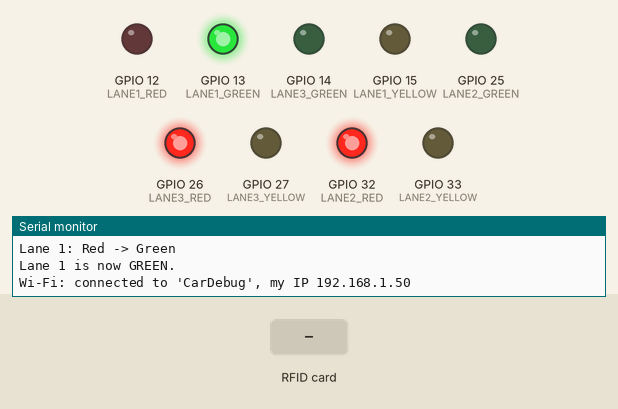
Simulated run of this sketch. Board: ESP32. Shown: output pins drawn as LEDs (lit = HIGH), the last lines printed to the serial monitor. The test bench sets the inputs (shaded band). WiFi joins after 1.5 s; servers stay silent unless stated.

Above: at 2.3 s.
2.4 s: RFID card 12 34 56 78 held to the reader
3.9 s: RFID card DE D2 47 06 held to the reader
At 5.1 s:
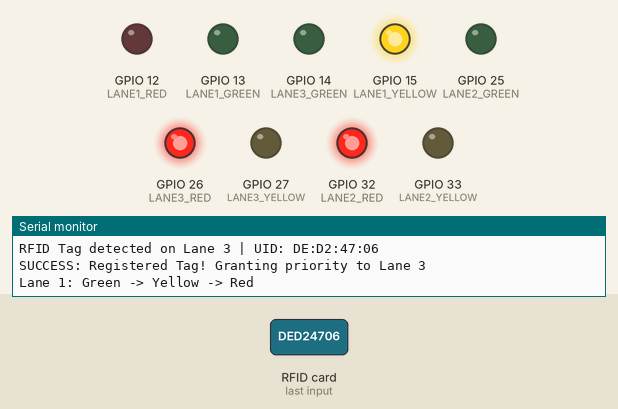
5.4 s: RFID card D1 60 3E 06 held to the reader
At 9.6 s:
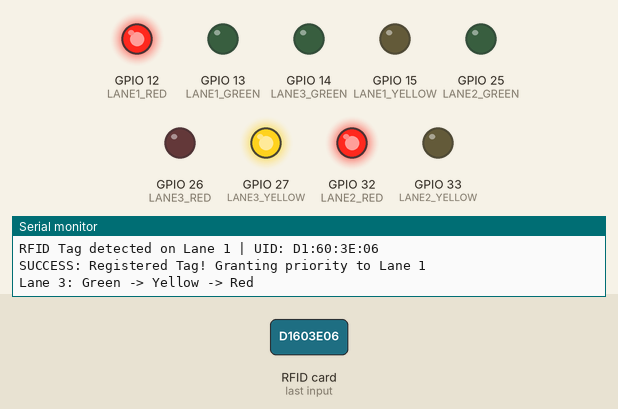
At 47.7 s:
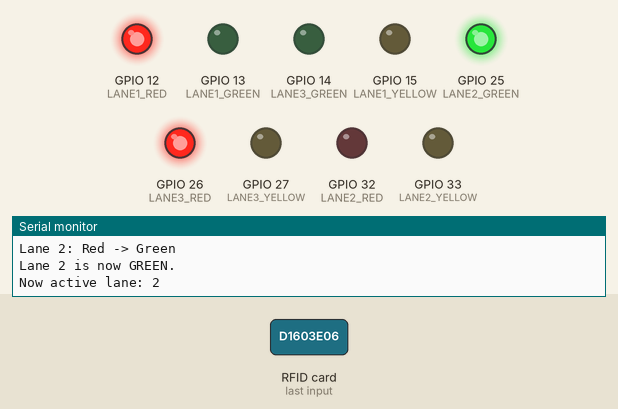
Timing chart, 0 to 48.0 s (numbered marks = the images above; inputs shaded):
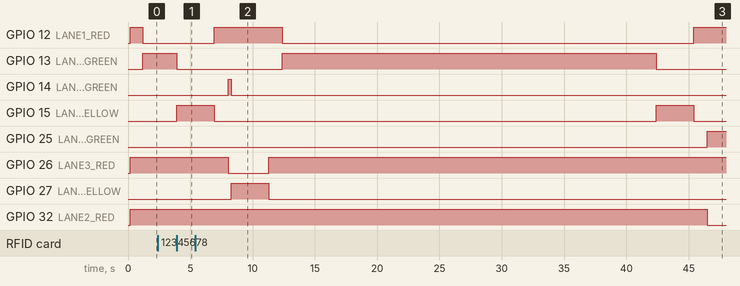

The sketch:

traffic_controller_node.ino
```cpp
#include <MFRC522.h>
#include <SPI.h>
#include <WiFi.h>
#include <WiFiUdp.h>

// ---------------------------------------------------------------------------
// Link to the ESP32-CAM (it runs the SoftAP "CarDebug")
// UDP_PORT must match the camera sketch.
// ---------------------------------------------------------------------------
const char *CAMERA_SSID = "CarDebug";
const char *CAMERA_PASSWORD = "12345678";
const IPAddress CAMERA_IP(192, 168, 4, 1);
const uint16_t UDP_PORT = 4210;

const unsigned long HEARTBEAT_INTERVAL_MS = 500;  // controller -> camera "I'm alive"
const unsigned long LINK_TIMEOUT_MS = 8000;       // no camera packet for this long = link lost
                                                   // NOTE: must be > the ESP32-CAM inference cycle time
                                                   // (DSP + classification can take 2-5 s per frame)

// ---------------------------------------------------------------------------
// Traffic policy
// ---------------------------------------------------------------------------
const unsigned long LANE_SWITCH_INTERVAL = 30000; // TIME mode: seconds per lane
const unsigned long MIN_GREEN_MS = 10000;         // CAMERA mode: a lane keeps green at least this long
const unsigned long MAX_GREEN_MS = 60000;         // CAMERA mode: after this, give a waiting lane a turn (0 = off)

// --- Shared SPI Pins ---
#define SPI_SCK 18
#define SPI_MOSI 23
#define SPI_MISO 19

// --- SHARED RFID Reset ---
// Wire the RST pin of ALL THREE readers to pin 22
#define SHARED_RFID_RST 22

// --- RFID Readers per Lane ---
// Lane 1
#define RFID1_SS 4
MFRC522 mfrc522_1(RFID1_SS, SHARED_RFID_RST);

// Lane 2 (SS on pin 21)
#define RFID2_SS 21
MFRC522 mfrc522_2(RFID2_SS, SHARED_RFID_RST);

// Lane 3
#define RFID3_SS 2
MFRC522 mfrc522_3(RFID3_SS, SHARED_RFID_RST);

// Array of pointers for easy iteration
MFRC522 *rfidReaders[3] = {&mfrc522_1, &mfrc522_2, &mfrc522_3};
const int laneForReader[3] = {1, 2, 3}; // lane number for each reader

// --- Traffic Light Pins (unchanged) ---
#define LANE2_RED 32
#define LANE2_YELLOW 33
#define LANE2_GREEN 25
#define LANE3_RED 26
#define LANE3_YELLOW 27
#define LANE3_GREEN 14
#define LANE1_RED 12
#define LANE1_YELLOW 15
#define LANE1_GREEN 13

const int totalLanes = 3;
volatile int activeLane = 1; // currently green lane (read by the comms task)

unsigned long lastLaneSwitchTime = 0;

// List of authorized UIDs (only these 3 tags are recognized)
byte authorizedUIDs[][4] = {
    {0xDE, 0xD2, 0x47, 0x06}, // Tag 1
    {0xD1, 0x60, 0x3E, 0x06}, // Tag 2
    {0x87, 0x5D, 0x42, 0x06}  // Tag 3
};
int numAuthorizedTags = 3; // How many tags are registered

// ---------------------------------------------------------------------------
// State received from the camera. Written by the comms task, read by loop().
// ---------------------------------------------------------------------------
struct CamState {
  bool everRx;          // have we ever received a camera packet
  bool modeKnown;       // have we received a mode yet
  bool cameraMode;      // true = CAMERA control, false = TIME control (set on the camera web page)
  uint8_t counts[3];    // debounced vehicle count for lane 1..3
  uint32_t seq;
  uint32_t lastRxMs;
};
static CamState g_cam = {false, false, true, {0, 0, 0}, 0, 0};
static portMUX_TYPE g_mux = portMUX_INITIALIZER_UNLOCKED;
static volatile bool g_effectiveCamera = false; // what the controller is really doing (sent in heartbeat)

// ---------------------------------------------------------------------------
// Thread-safe log queue: commTask (Core 0) enqueues, loop() (Core 1) drains.
// Lock-free single-producer / single-consumer ring buffer — no mutex needed.
// ---------------------------------------------------------------------------
#define LOG_Q_SLOTS  10
#define LOG_Q_MSGLEN 96
static char     g_logQ[LOG_Q_SLOTS][LOG_Q_MSGLEN];
static volatile uint8_t g_logQW = 0;  // write index, updated only by commTask
static volatile uint8_t g_logQR = 0;  // read  index, updated only by loop()

static void qLog(const char *msg) {
  uint8_t next = (g_logQW + 1) % LOG_Q_SLOTS;
  if (next == g_logQR) return;           // queue full — drop silently
  strlcpy(g_logQ[g_logQW], msg, LOG_Q_MSGLEN);
  g_logQW = next;                        // publish (atomic byte write on ESP32)
}

static void qLogf(const char *fmt, ...) {
  char buf[LOG_Q_MSGLEN];
  va_list ap; va_start(ap, fmt); vsnprintf(buf, sizeof(buf), fmt, ap); va_end(ap);
  qLog(buf);
}

static void drainLog() {               // call ONLY from loop() / Core 1
  while (g_logQR != g_logQW) {
    Serial.println(g_logQ[g_logQR]);
    g_logQR = (g_logQR + 1) % LOG_Q_SLOTS;
  }
}

// --- Function Prototypes ---
void setLights(int lane, bool red, bool yellow, bool green);
void switchToLane(int newActiveLane);
void performRedToGreenTransition(int targetLane);
void performGreenToRedTransition(int currentLane);
bool isTagRegistered(MFRC522 &reader);
void printUIDToSerial(MFRC522 &reader);
void runTrafficLogic();
void handleRfid();

// ===========================================================================
// COMMS TASK  (runs on its own core/task, so the blocking light delays in
// loop() can never stall the Wi-Fi link or the heartbeat)
// ===========================================================================
static WiFiUDP udp;
static bool udpUp = false;
static bool wifiWasUp = false;
static uint32_t lastWifiTry = 0;
static uint32_t lastHeartbeat = 0;

static void parseCamPacket(const char *buf) {
  // Format: CAM,<seq>,<C|T>,<lane1>,<lane2>,<lane3>
  unsigned seq = 0;
  char m = 'C';
  int a = 0, b = 0, c = 0;
  if (sscanf(buf, "CAM,%u,%c,%d,%d,%d", &seq, &m, &a, &b, &c) != 5) return;

  bool newMode = (m == 'C');
  bool first, changed;
  portENTER_CRITICAL(&g_mux);
  first = !g_cam.modeKnown;
  changed = g_cam.modeKnown && (g_cam.cameraMode != newMode);
  g_cam.cameraMode = newMode;
  g_cam.modeKnown = true;
  g_cam.counts[0] = (uint8_t)constrain(a, 0, 255);
  g_cam.counts[1] = (uint8_t)constrain(b, 0, 255);
  g_cam.counts[2] = (uint8_t)constrain(c, 0, 255);
  g_cam.seq = seq;
  g_cam.lastRxMs = millis();
  g_cam.everRx = true;
  portEXIT_CRITICAL(&g_mux);

  if (changed) {
    qLogf("*** MODE CHANGED: %s -> %s (set on camera web page) ***",
          newMode ? "TIME" : "CAMERA", newMode ? "CAMERA" : "TIME");
  } else if (first) {
    qLogf("Camera reports control mode: %s", newMode ? "CAMERA" : "TIME");
  }
}

static void commTask(void *) {
  for (;;) {
    uint32_t now = millis();
    if (WiFi.status() == WL_CONNECTED) {
      if (!wifiWasUp) {
        wifiWasUp = true;
        qLogf("Wi-Fi: connected to '%s', my IP %s", CAMERA_SSID,
              WiFi.localIP().toString().c_str());
      }
      if (!udpUp) {
        udp.begin(UDP_PORT);
        udpUp = true;
      }

      // receive: drain everything that arrived
      int guard = 0;
      while (udp.parsePacket() > 0 && guard++ < 16) {
        char buf[64];
        int n = udp.read(buf, sizeof(buf) - 1);
        if (n > 0) {
          buf[n] = 0;
          parseCamPacket(buf);
        }
      }

      // send heartbeat: "HB,<green lane>,<C|T>"
      if (now - lastHeartbeat >= HEARTBEAT_INTERVAL_MS) {
        lastHeartbeat = now;
        char msg[24];
        snprintf(msg, sizeof(msg), "HB,%d,%c", (int)activeLane, g_effectiveCamera ? 'C' : 'T');
        udp.beginPacket(CAMERA_IP, UDP_PORT);
        udp.print(msg);
        udp.endPacket();
      }
    } else {
      if (wifiWasUp) {
        wifiWasUp = false;
        qLog("Wi-Fi: lost connection to camera AP");
      }
      if (udpUp) {
        udp.stop();
        udpUp = false;
      }
      if (now - lastWifiTry >= 5000) {
        lastWifiTry = now;
        qLog("Wi-Fi: (re)connecting to camera AP...");
        WiFi.disconnect();
        WiFi.begin(CAMERA_SSID, CAMERA_PASSWORD);
      }
    }
    vTaskDelay(pdMS_TO_TICKS(20));
  }
}

// --- Setup ---
void setup() {
  Serial.begin(115200);

  // Wi-Fi: start connecting, but don't block the lights waiting for it
  WiFi.mode(WIFI_STA);
  WiFi.setSleep(false);
  WiFi.setAutoReconnect(true);
  WiFi.begin(CAMERA_SSID, CAMERA_PASSWORD);
  lastWifiTry = millis();
  xTaskCreatePinnedToCore(commTask, "comm", 6144, nullptr, 1, nullptr, 0);

  // Init LED pins
  pinMode(LANE1_RED, OUTPUT);
  pinMode(LANE1_YELLOW, OUTPUT);
  pinMode(LANE1_GREEN, OUTPUT);
  pinMode(LANE2_RED, OUTPUT);
  pinMode(LANE2_YELLOW, OUTPUT);
  pinMode(LANE2_GREEN, OUTPUT);
  pinMode(LANE3_RED, OUTPUT);
  pinMode(LANE3_YELLOW, OUTPUT);
  pinMode(LANE3_GREEN, OUTPUT);

  // SPI bus (shared)
  SPI.begin(SPI_SCK, SPI_MISO, SPI_MOSI, -1); // -1 for default SS not used here

  // Initialize all three RFID readers
  for (int i = 0; i < 3; i++) {
    rfidReaders[i]->PCD_Init();
    delay(10);
  }
  Serial.println("3 RFID Readers initialized successfully.");

  // Start with all red
  setLights(1, true, false, false);
  setLights(2, true, false, false);
  setLights(3, true, false, false);

  // Set initial state to Lane 1 green
  activeLane = 1;
  performRedToGreenTransition(1);
  lastLaneSwitchTime = millis();
}

// --- Main Loop ---
void loop() {
  drainLog();           // flush any messages queued by commTask (thread-safe)
  runTrafficLogic();
  handleRfid();
  delay(50);
}

// ===========================================================================
// TRAFFIC LOGIC  (camera mode / time mode / automatic fallback)
// ===========================================================================
void runTrafficLogic() {
  static bool prevLinkUp = false;
  static bool prevUseCamera = false;
  static uint8_t prevCounts[3] = {255, 255, 255};

  CamState cs;
  portENTER_CRITICAL(&g_mux);
  cs = g_cam;
  portEXIT_CRITICAL(&g_mux);

  // (millis() is read AFTER the snapshot so lastRxMs can never be "in the future")
  bool linkUp = cs.everRx && (millis() - cs.lastRxMs) < LINK_TIMEOUT_MS;
  if (linkUp != prevLinkUp) {
    prevLinkUp = linkUp;
    Serial.println(linkUp ? "Camera link: CONNECTED" : "Camera link: LOST");
  }

  // Camera control is only used when the camera says CAMERA *and* the link is alive.
  // If the link dies in camera mode we fall back to the timer instead of freezing.
  bool useCamera = cs.cameraMode && linkUp;
  g_effectiveCamera = useCamera;
  if (useCamera != prevUseCamera) {
    prevUseCamera = useCamera;
    if (useCamera) {
      Serial.println("Traffic control: CAMERA (lane with most cars gets green)");
    } else {
      if (cs.cameraMode) Serial.println("Traffic control: TIME (camera link lost - automatic fallback)");
      else               Serial.println("Traffic control: TIME (selected on camera web page)");
      lastLaneSwitchTime = millis(); // give the current lane a full timer interval
    }
  }

  if (linkUp && memcmp(prevCounts, cs.counts, 3) != 0) {
    memcpy(prevCounts, cs.counts, 3);
    Serial.printf("Camera traffic: ROI1=%u ROI2=%u ROI3=%u\n", cs.counts[0], cs.counts[1], cs.counts[2]);
  }

  unsigned long greenFor = millis() - lastLaneSwitchTime;

  if (useCamera) {
    if (greenFor < MIN_GREEN_MS) return; // avoid flip-flopping

    // Busiest lane wins; ties keep the current lane.
    int best = activeLane;
    for (int lane = 1; lane <= totalLanes; lane++) {
      if (cs.counts[lane - 1] > cs.counts[best - 1]) best = lane;
    }
    if (best != activeLane) {
      Serial.printf("Camera selected Lane %d (%u cars) over Lane %d (%u cars)\n",
                    best, cs.counts[best - 1], (int)activeLane, cs.counts[activeLane - 1]);
      switchToLane(best);
      return;
    }

    // Fairness: don't let one lane hold green forever while others wait
    if (MAX_GREEN_MS > 0 && greenFor >= MAX_GREEN_MS) {
      int other = 0;
      for (int lane = 1; lane <= totalLanes; lane++) {
        if (lane == activeLane || cs.counts[lane - 1] == 0) continue;
        if (other == 0 || cs.counts[lane - 1] > cs.counts[other - 1]) other = lane;
      }
      if (other != 0) {
        Serial.printf("Lane %d held green for %lus - giving Lane %d (%u cars) a turn\n",
                      (int)activeLane, greenFor / 1000UL, other, cs.counts[other - 1]);
        switchToLane(other);
      }
    }
  } else if (greenFor >= LANE_SWITCH_INTERVAL) {
    int nextLane = (activeLane % totalLanes) + 1;
    Serial.print("\nTimer elapsed. Switching from Lane ");
    Serial.print((int)activeLane);
    Serial.print(" to Lane ");
    Serial.println(nextLane);
    switchToLane(nextLane);
  }
}

// ===========================================================================
// RFID priority (unchanged behaviour)
// ===========================================================================
void handleRfid() {
  for (int i = 0; i < 3; i++) {
    MFRC522 *reader = rfidReaders[i];
    if (reader->PICC_IsNewCardPresent() && reader->PICC_ReadCardSerial()) {
      Serial.print("\nRFID Tag detected on Lane ");
      Serial.print(laneForReader[i]);
      Serial.print(" | UID: ");
      printUIDToSerial(*reader);

      if (isTagRegistered(*reader)) {
        int detectedLane = laneForReader[i];
        Serial.print("SUCCESS: Registered Tag! Granting priority to Lane ");
        Serial.println(detectedLane);

        if (detectedLane != activeLane) {
          switchToLane(detectedLane);
        } else {
          Serial.print("Lane ");
          Serial.print(detectedLane);
          Serial.println(" already has Green. Priority maintained.");
          lastLaneSwitchTime = millis(); // Reset timer for active lane
        }
      } else {
        Serial.println("DENIED: Unregistered tag ignored.");
      }
      reader->PICC_HaltA();
      reader->PCD_StopCrypto1();
      delay(200); // avoid rapid re-triggering for same tag
    }
  }
}

// --- Traffic Light Functions ---
void setLights(int lane, bool red, bool yellow, bool green) {
  int r, y, g;
  switch (lane) {
  case 1:
    r = LANE1_RED;
    y = LANE1_YELLOW;
    g = LANE1_GREEN;
    break;
  case 2:
    r = LANE2_RED;
    y = LANE2_YELLOW;
    g = LANE2_GREEN;
    break;
  case 3:
    r = LANE3_RED;
    y = LANE3_YELLOW;
    g = LANE3_GREEN;
    break;
  default:
    return;
  }
  digitalWrite(r, red ? HIGH : LOW);
  digitalWrite(y, yellow ? HIGH : LOW);
  digitalWrite(g, green ? HIGH : LOW);
}

void performRedToGreenTransition(int targetLane) {
  Serial.print("Lane ");
  Serial.print(targetLane);
  Serial.println(": Red -> Green");
  setLights(targetLane, true, false, false);
  delay(1000); // red for 1 sec (safety)
  setLights(targetLane, false, false, true);
  Serial.print("Lane ");
  Serial.print(targetLane);
  Serial.println(" is now GREEN.");
}

void performGreenToRedTransition(int currentLane) {
  Serial.print("Lane ");
  Serial.print(currentLane);
  Serial.println(": Green -> Yellow -> Red");
  setLights(currentLane, false, true, false);
  delay(3000); // yellow for 3 seconds
  setLights(currentLane, true, false, false);
  Serial.print("Lane ");
  Serial.print(currentLane);
  Serial.println(" is now RED.");
}

void switchToLane(int newActiveLane) {
  if (newActiveLane < 1 || newActiveLane > totalLanes)
    return;
  if (newActiveLane == activeLane)
    return; // already green, nothing to do
  // First, turn off current green (if any)
  if (activeLane >= 1 && activeLane <= totalLanes) {
    performGreenToRedTransition(activeLane);
  }
  delay(100);
  // Then turn on new lane green
  performRedToGreenTransition(newActiveLane);
  activeLane = newActiveLane;
  lastLaneSwitchTime = millis(); // restart green timer
  Serial.print("Now active lane: ");
  Serial.println((int)activeLane);
}

// --- RFID Helpers ---
bool isTagRegistered(MFRC522 &reader) {
  for (int tagIndex = 0; tagIndex < numAuthorizedTags; tagIndex++) {
    bool match = true;
    for (byte i = 0; i < 4; i++) {
      if (reader.uid.uidByte[i] != authorizedUIDs[tagIndex][i]) {
        match = false;
        break;
      }
    }
    if (match)
      return true;
  }
  return false;
}

void printUIDToSerial(MFRC522 &reader) {
  for (byte i = 0; i < reader.uid.size; i++) {
    if (reader.uid.uidByte[i] < 0x10)
      Serial.print("0");
    Serial.print(reader.uid.uidByte[i], HEX);
    if (i < reader.uid.size - 1)
      Serial.print(":");
  }
  Serial.println();
}
```

Measured:
- after the input at 3.9 s, GPIO 13 (LANE1_GREEN): HIGH → LOW at once; GPIO 15 (LANE1_YELLOW): LOW → HIGH at once
- after the input at 5.4 s, GPIO 13 (LANE1_GREEN): LOW → HIGH after 7.0 s instead of 36.8 s; GPIO 25 (LANE2_GREEN): LOW → HIGH after 41.1 s; GPIO 32 (LANE2_RED): HIGH → LOW after 41.1 s
